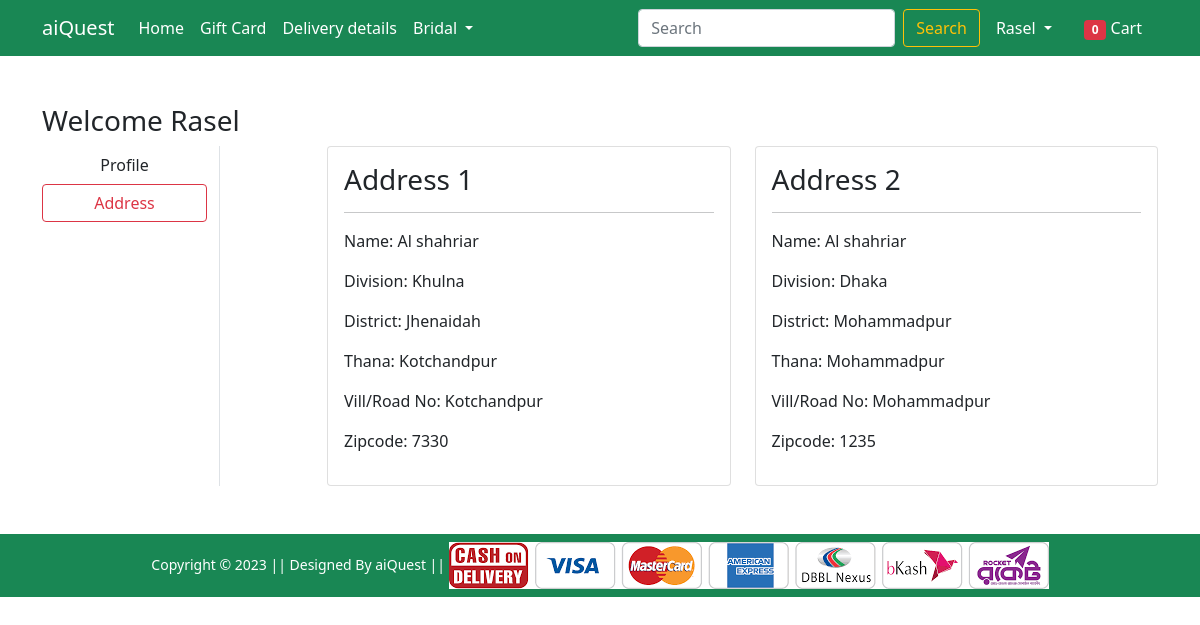
The page /address/ (signed in) on the database its author committed.
### info/models.py (models this page shows, shortened)
class Customer(models.Model):
    user = models.ForeignKey(User, on_delete= models.CASCADE)
    name = models.CharField(max_length=200)
    division = models.CharField(choices=DIVISION_CHOICES, max_length= 50)
    district = models.CharField(max_length=200)
    thana = models.CharField(max_length=50)
    villprroad = models.CharField(max_length=50)
    zipcode = models.IntegerField()

### Shop/views.py (the view)
# urls.py: path('address/', views.address, name='address'),
@login_required
def address(request):
  addres = Customer.objects.filter(user=request.user)
  total_item=0
  if request.user.is_authenticated:
     total_item =len(Card.objects.filter(user=request.user))
  return render(request, 'Shop/address.html',{'addres':addres,'active':'btn-outline-danger', 'total_item':total_item})

### Shop/templates/Shop/address.html (shortened to what this page needs)
{% extends 'Shop/base.html' %}
{% load static %}
{% block main-content %}
<div class="container my-5">
    <div class="row">
        <h3>Welcome {{request.user}}</h3>
        <div class="col-sm-2 border-end">
            <ul class="list-unstyled">
                <li class="d-grid"><a href="{% url 'profile' %}" class="btn ">Profile</a></li>
                <li class="d-grid"><a href="{% url 'address' %}" class="btn {{active}}">Address</a></li>
            </ul>
        </div>
        <div class="col-sm-9 offset-sm-1">
            <div class="row">
                {% for address in addres %}
                <div class="col-sm-6">
                    <div class="card">
                        <div class="card-body">
                            <h3>Address {{forloop.counter}}</h3>
                            <hr>
                            <p>Name: {{address.name}}</p>
                            <p>Division: {{address.division}}</p>
                            <p>District: {{address.district}}</p>
                            <p>Thana: {{address.thana}}</p>
                            <p>Vill/Road No: {{address.villprroad}}</p>
                            <p>Zipcode: {{address.zipcode}}</p>
                        </div>
                    </div>
                </div>
                {% endfor %}
            </div>
        </div>
    </div>
</div>
{% endblock main-content %}

### Shop/templates/Shop/base.html (shortened to what this page needs)
<!doctype html>
{% load static %}
<html lang="en">
<head>
    <link href="https://cdn.jsdelivr.net/npm/bootstrap@5.0.0-beta1/dist/css/bootstrap.min.css" rel="stylesheet"
>
    <link rel="stylesheet" href="{% static 'Shop/css/owl.carousel.min.css' %}">
    <link rel="stylesheet" href="{% static 'Shop/css/all.min.css' %}">
    <link rel="stylesheet" href="{% static 'Shop/css/style.css' %}">
</head>
<body>
    <nav class="navbar navbar-expand-lg navbar-dark bg-success">
        <div class="container">
            <a class="navbar-brand" href="/">aiQuest</a>
            <div class="collapse navbar-collapse" id="navbarSupportedContent">
                <ul class="navbar-nav me-auto mb-2 mb-lg-0">
                    <li class="nav-item">
                        <a class="nav-link active" aria-current="page" href="/">Home</a>
                    </li>
                    <li class="nav-item">
                        <a class="nav-link active" aria-current="page" href="#">Gift Card</a>
                    </li>
                    <li class="nav-item">
                        <a class="nav-link active" aria-current="page" href="#">Delivery details</a>
                    </li>
                    <li class="nav-item dropdown">
                        <a class="nav-link dropdown-toggle text-white" href="#" id="electronicsDropdown" role="button"
                            data-bs-toggle="dropdown" aria-expanded="false">
                            Bridal
                        </a>
                    </li>
                </ul>
                <form class="d-flex" action="{% url 'search' %}"   method="GET">
                    <input class="form-control me-2" name="quary"  type="search" placeholder="Search"
                    aria-label="Search">
                    <button class="btn btn-outline-warning" type="submit">Search</button>
                </form>
                <div>
                    <ul class="navbar-nav me-auto mb-2 mb-lg-0">
                        {% if request.user.is_authenticated %}
                        <li class="nav-item dropdown mx-2">
                            <a class="nav-link dropdown-toggle text-white" href="#" id="profileDropdown" role="button"
                                data-bs-toggle="dropdown" aria-expanded="false">
                                {{request.user | capfirst}}
                            </a>
                        </li>
                        <li class="nav-item mx-2">
                            <a href="{% url 'show_cards' %}" class="nav-link text-white"><span
                                    class="badge bg-danger">{{total_item}}</span> Cart </a>
                        </li>
                        {% endif %}
                    </ul>
                </div>
            </div>
        </div>
    </nav>
    {% block main-content %} {% endblock main-content %}
    <footer class="container-fluid bg-success text-center p-2 mt-5">
        <small class="text-white">Copyright &copy; 2023 || Designed By aiQuest || </small>
        <img src="{% static 'Shop/images/paymentlogo.png' %}" alt="" srcset="" class="img-fluid" height="2px">
    </footer>
</body>
</html>

### rows shown on the page
Customer: name "Al shahriar", division "Khulna", district "Jhenaidah", thana "Kotchandpur", villprroad "Kotchandpur", zipcode "7330"
Customer: name "Al shahriar", division "Dhaka", district "Mohammadpur", thana "Mohammadpur", villprroad "Mohammadpur", zipcode "1235"

### other values the page prints
{{ request.user | capfirst }} "Rasel"
{{ total_item }} "0"
{{ request.user }} "Rasel"
